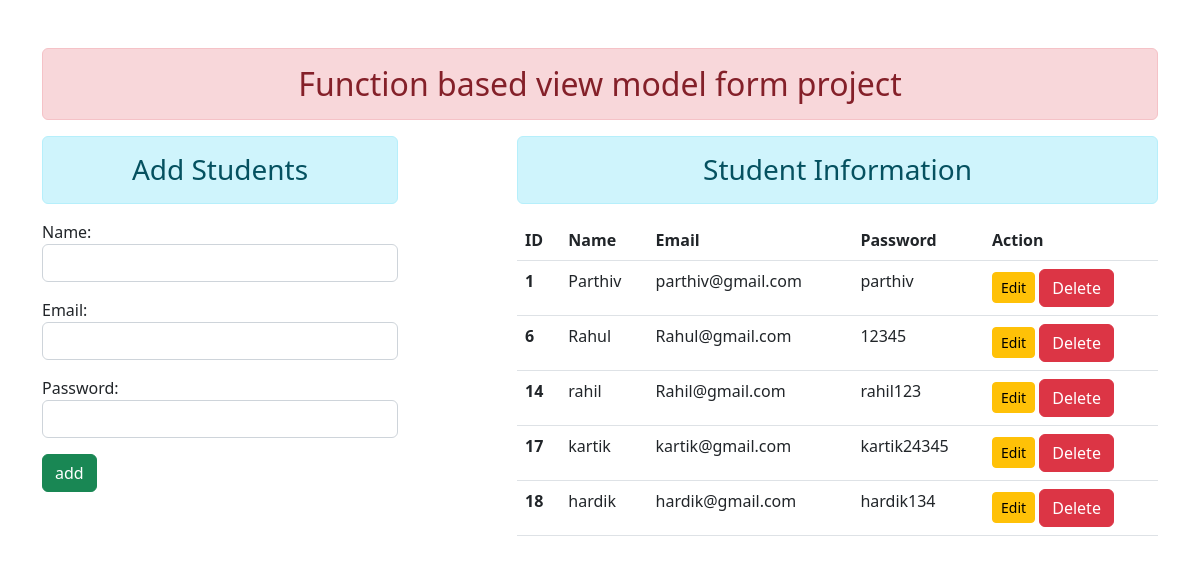
The app's page /enroll/ with its own data.
### enroll/models.py (models this page shows)
class User(models.Model):
    name = models.CharField(max_length=30)
    email = models.CharField(max_length=40)
    password = models.CharField(max_length=20)

### enroll/views.py (the view)
# urls.py: path('', views.show_add, name='show_add'),
def show_add(request):
    if request.method == 'POST':
        fm = StudentRegistration(request.POST)
        if fm.is_valid():
            nm = fm.cleaned_data['name']
            em = fm.cleaned_data['email']
            pw = fm.cleaned_data['password']
            reg = User(name=nm, email=em, password=pw)
            reg.save()
            fm = StudentRegistration()
    else:
        fm = StudentRegistration()
    stud = User.objects.all()
    return render(request, "enroll/show_add.html", {'form':fm, 'stu':stud})

### enroll/form.py
class StudentRegistration(forms.ModelForm):
    class Meta:
        model = User
        fields = ['name', 'email', 'password']
        widgets = {
            'name': forms.TextInput(attrs={'class':'form-control'}),
            'email': forms.EmailInput(attrs={'class':'form-control'}),
            'password': forms.PasswordInput(render_value=True, attrs={'class':'form-control'}),
        }

### enroll/templates/enroll/show_add.html (shortened to what this page needs)
{% extends 'enroll/base.html' %}
{% block content %}
<div class="row">
    <div class="col-sm-4">
        <h3 class="text-center alert alert-info">Add Students</h3>
        <form method="POST" action="">
            {{form.as_p}}
            <input type="submit" class="btn btn-success" value="add">
        </form>
    </div>
    <div class="col-sm-7 offset-1">
        <h3 class="text-center alert alert-info">Student Information</h3>
        {% if stu %}
            <table class="table table-hover">
                <thead>
                <tr>
                    <th scope="col">ID</th>
                    <th scope="col">Name</th>
                    <th scope="col">Email</th>
                    <th scope="col">Password</th>
                    <th scope="col">Action</th>
                </tr>
                </thead>
                <tbody>
                {% for st in stu %}
                <tr>
                    <th scope="row">{{st.id}}</th>
                    <td>{{st.name}}</td>
                    <td>{{st.email}}</td>
                    <td>{{st.password}}</td>
                    <td>
                        <a href="{% url 'updatedata' st.id %}" class="btn btn-warning btn-sm">Edit</a>
                        <form action="{% url 'deletedata' st.id %}" method="POST" class="d-inline">
                            <input type="submit" class="btn btn-danger" value="Delete">
                        </form>
                    </td>
                </tr>
                {% endfor %}
                </tbody>
            </table>
        {% else %}
        <h1 class="text-center alert alert-warning">No Record Found</h1>
        {% endif %}
    </div>
</div>
{% endblock content %}

### records on screen
User: id "1", name "Parthiv", email "parthiv@gmail.com", password "parthiv"
User: id "6", name "Rahul", email "Rahul@gmail.com", password "12345"
User: id "14", name "rahil", email "Rahil@gmail.com", password "rahil123"
User: id "17", name "kartik", email "kartik@gmail.com", password "kartik24345"
User: id "18", name "hardik", email "hardik@gmail.com", password "hardik134"
